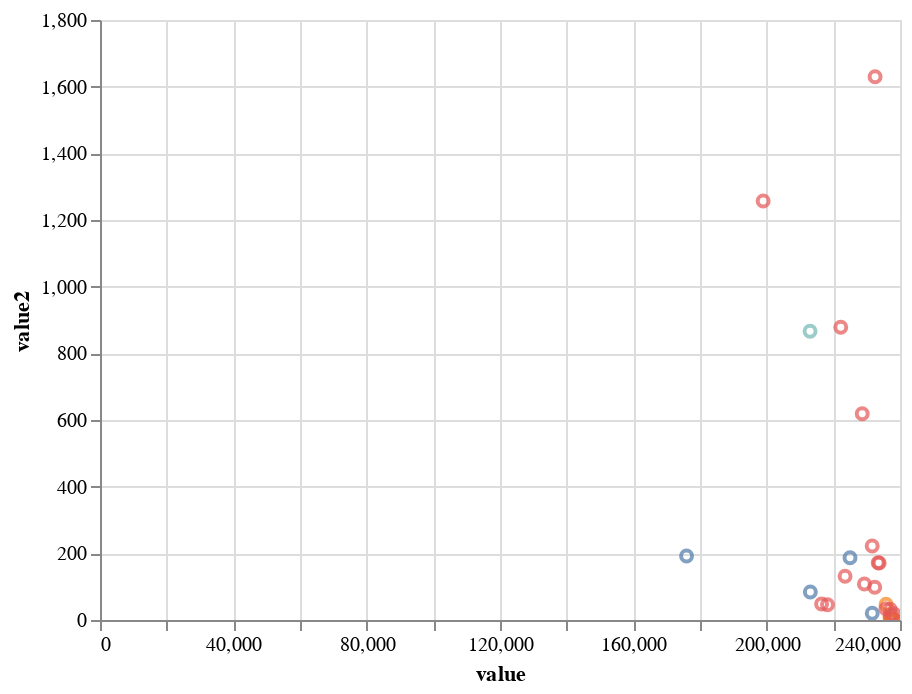

The cell this chart's notebook holds for it:
### Code cell
point_test

### Figure 1 — Vega-Lite specification as saved in the notebook (floating-point values rounded to 4 significant figures)
{"config": {"view": {"continuousWidth": 400, "continuousHeight": 300}}, "data": {"name": "data-eee747f16421f8978416e41857e0d86f"}, "mark": "point", "encoding": {"color": {"condition": {"field": "com", "legend": null, "type": "nominal", "selection": {"or": ["selector004", "selector005"]}}, "value": "0"}, "tooltip": [{"field": "com", "type": "nominal"}, {"field": "key", "type": "nominal"}, {"field": "value", "type": "quantitative"}, {"field": "value2", "type": "quantitative"}], "x": {"field": "value", "type": "quantitative"}, "y": {"field": "value2", "type": "quantitative"}}, "selection": {"selector006": {"type": "interval", "bind": "scales", "encodings": ["x", "y"]}, "selector005": {"type": "single", "fields": ["key"], "bind": {"input": "select", "options": ["antioxidant", "drought", "metal", "salt", "uv", "antifeedant", "arbuscula", "attractant", "germination", "herbicidal", "hppd", "hyphal", "phytotoxicity", "quorum sensing", "repulsive", "toxicant", "anti-inflammatory", "antibacterial", "anticancer", "antidiabetic", "antifungal", "antimicrobial", "antiparasitic", "antiviral", "arthritis", "burns", "cardiovascular", "cytotoxicity", "obesity", "rheumatism", "sedative", "wound", "toxicity"], "name": "selection2"}}, "selector004": {"type": "single", "fields": ["com"], "bind": {"input": "select", "options": ["toxicity", "abiotic", "pharmaco", "allelopathy"], "name": "selection"}}}, "$schema": "https://vega.github.io/schema/vega-lite/v4.17.0.json", "datasets": {"data-eee747f16421f8978416e41857e0d86f": [{"key": "antioxidant", "com": "abiotic", "value": 175968, "value2": 192}, {"key": "drought", "com": "abiotic", "value": 237143, "value2": 4}, {"key": "metal", "com": "abiotic", "value": 213101, "value2": 84}, {"key": "salt", "com": "abiotic", "value": 225006, "value2": 187}, {"key": "uv", "com": "abiotic", "value": 231671, "value2": 20}, {"key": "antifeedant", "com": "allelopathy", "value": 238018, "value2": 0}, {"key": "arbuscula", "com": "allelopathy", "value": 238207, "value2": 0}, {"key": "attractant", "com": "allelopathy", "value": 238092, "value2": 0}, {"key": "germination", "com": "allelopathy", "value": 235818, "value2": 47}, {"key": "herbicidal", "com": "allelopathy", "value": 238021, "value2": 0}, {"key": "hppd", "com": "allelopathy", "value": 238204, "value2": 0}, {"key": "hyphal", "com": "allelopathy", "value": 238179, "value2": 0}, {"key": "phytotoxicity", "com": "allelopathy", "value": 236994, "value2": 9}, {"key": "quorum sensing", "com": "allelopathy", "value": 237321, "value2": 1}, {"key": "repulsive", "com": "allelopathy", "value": 238158, "value2": 0}, {"key": "toxicant", "com": "allelopathy", "value": 238099, "value2": 1}, {"key": "anti-inflammatory", "com": "pharmaco", "value": 222230, "value2": 878}, {"key": "antibacterial", "com": "pharmaco", "value": 218250, "value2": 46}, {"key": "anticancer", "com": "pharmaco", "value": 233742, "value2": 171}, {"key": "antidiabetic", "com": "pharmaco", "value": 232423, "value2": 98}, {"key": "antifungal", "com": "pharmaco", "value": 223527, "value2": 131}, {"key": "antimicrobial", "com": "pharmaco", "value": 216470, "value2": 48}, {"key": "antiparasitic", "com": "pharmaco", "value": 237161, "value2": 16}, {"key": "antiviral", "com": "pharmaco", "value": 229320, "value2": 108}, {"key": "arthritis", "com": "pharmaco", "value": 232524, "value2": 1630}, {"key": "burns", "com": "pharmaco", "value": 237051, "value2": 32}, {"key": "cardiovascular", "com": "pharmaco", "value": 228667, "value2": 619}, {"key": "cytotoxicity", "com": "pharmaco", "value": 198950, "value2": 1257}, {"key": "obesity", "com": "pharmaco", "value": 233455, "value2": 172}, {"key": "rheumatism", "com": "pharmaco", "value": 238166, "value2": 19}, {"key": "sedative", "com": "pharmaco", "value": 235761, "value2": 34}, {"key": "wound", "com": "pharmaco", "value": 231656, "value2": 222}, {"key": "toxicity", "com": "toxicity", "value": 213018, "value2": 866}]}}
